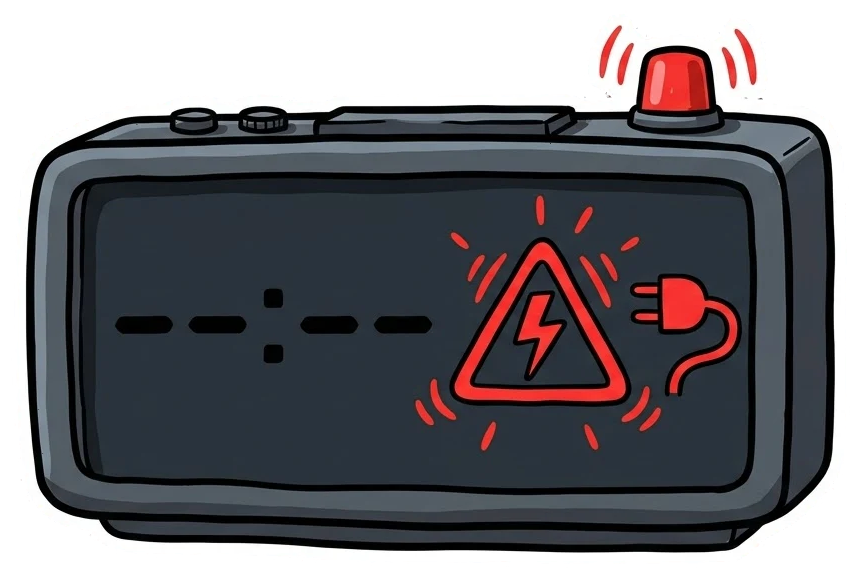
#> input picture projects/grid-collapse/elements/cut/01.png, 861 x 578 px; its folder holds only this picture in this run
$ python ingest_elements.py
#> lines starting #> are read from the running program, lines starting #| are printed output that depends on the picture
import os, sys, glob, re, subprocess
from PIL import Image, ImageDraw

def main():
    proj_dir = os.path.dirname(os.path.abspath(__file__))
    dl_dir = os.path.join(os.path.expanduser("~"), "Downloads", "stick_grid-collapse_el")
    raw_dir = os.path.join(proj_dir, "elements", "raw")
    cut_dir = os.path.join(proj_dir, "elements", "cut")
    os.makedirs(raw_dir, exist_ok=True)
    os.makedirs(cut_dir, exist_ok=True)

    files = glob.glob(os.path.join(dl_dir, "*.*"))
    elements = {}
    for f in files:
        base = os.path.basename(f)
        m = re.match(r"^(\d+)(?:\s*\(\d+\))?\s*-\s*", base)
        if m:
            elements[int(m.group(1))] = f

    print(f"Found {len(elements)} elements in {dl_dir}")
    for i in range(1, 21):
        if i in elements:
            src = elements[i]
            im = Image.open(src).convert("RGB")
            w, h = im.size
            px = im.load()
            bg = px[4, 4]
            # Wipe Flow sparkle in bottom right
            ImageDraw.Draw(im).rectangle((w - int(w * 0.12), h - int(h * 0.12), w, h), fill=bg)
            im.save(os.path.join(raw_dir, f"{i:02d}.png"))
        else:
            print(f"Missing element: {i}")

    # Run keyer
    keyer = r"C:\Users\Lenovo\.claude\skills\stickman-hybrid\scripts\key.py"
    res = subprocess.run([sys.executable, keyer, raw_dir, cut_dir], capture_output=True, text=True)
    print("Keyer output:")
    print((res.stdout or res.stderr).strip()[-800:])

    # Build preview grid
    cuts = sorted(glob.glob(os.path.join(cut_dir, "*.png")))
    print(f"Generated {len(cuts)} cutout stickers in {cut_dir}")
    if cuts:
        cols = 5
        tw, th = 300, 300
        rows = (len(cuts) + cols - 1) // cols
        grid = Image.new("RGBA", (tw * cols, th * rows), (150, 150, 150, 255))
        for idx, p in enumerate(cuts):
            st = Image.open(p).convert("RGBA")
#> st is the input picture: PIL image 861x578 RGBA; mean R, G, B, A 114.6, 112.8, 117.4, 200.4
            st.thumbnail((tw - 20, th - 20), Image.LANCZOS)
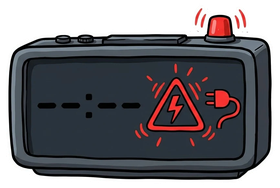
#> st: PIL image 280x188 RGBA; mean R, G, B, A 66.9, 65.1, 69.7, 200.4; transparent parts drawn white
            x = (idx % cols) * tw + (tw - st.width) // 2
#> x = 10
            y = (idx // cols) * th + (th - st.height) // 2
#> y = 56
            grid.alpha_composite(st, (x, y))
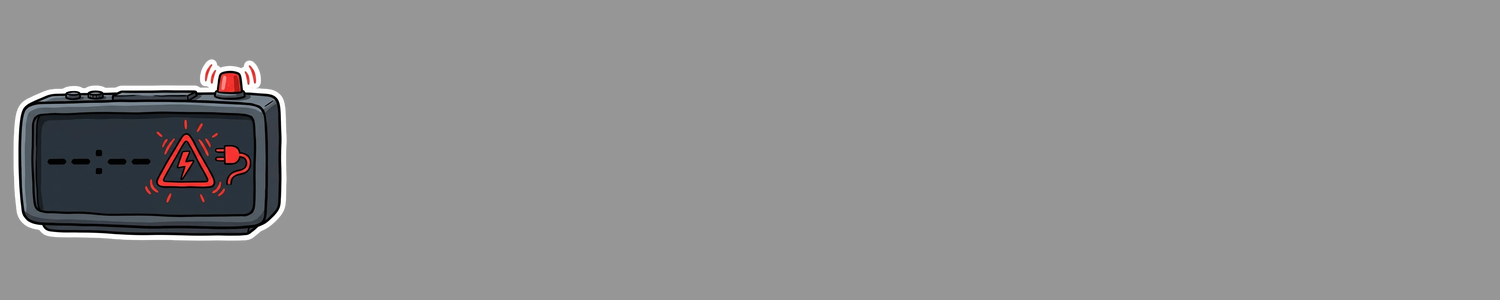
#> grid: PIL image 1500x300 RGBA; mean R, G, B, A 143.2, 143, 143.6, 255
        grid.convert("RGB").save(os.path.join(proj_dir, "cutouts.jpg"), quality=90)
        print("Created cutouts.jpg preview")

if __name__ == "__main__":
    main()
